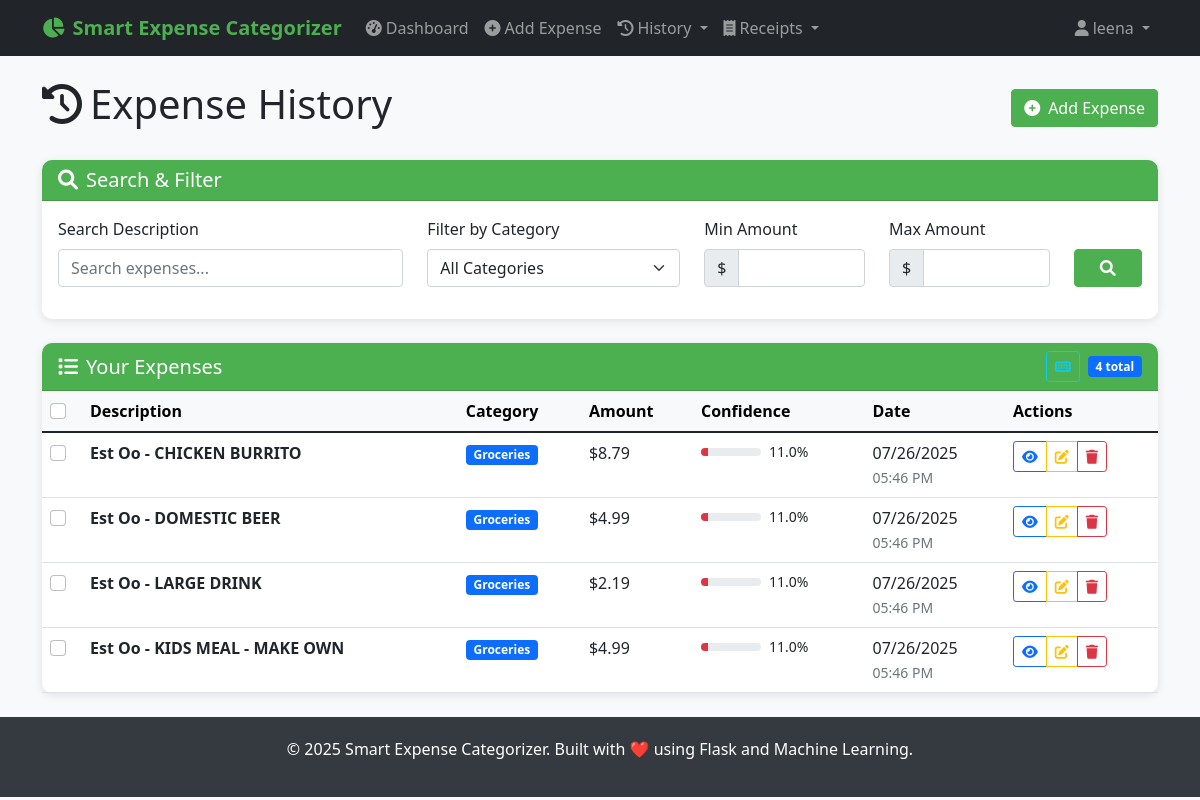
/expenses (signed in), run on the app's committed database.
### PYTHON/models.py (models this page shows, shortened)
class User(UserMixin, db.Model):
    __tablename__ = 'users'
    id = db.Column(db.String(36), primary_key=True, default=lambda: str(uuid.uuid4()))
    username = db.Column(db.String(80), unique=True, nullable=False, index=True)
    email = db.Column(db.String(120), unique=True, nullable=False, index=True)
    password_hash = db.Column(db.String(255), nullable=False)
    created_at = db.Column(db.DateTime, default=datetime.utcnow)
    is_active = db.Column(db.Boolean, default=True)
    expenses = db.relationship('Expense', foreign_keys='Expense.user_id', backref='user', lazy='dynamic', cascade='all, delete-orphan')

class Expense(db.Model):
    __tablename__ = 'expenses'
    id = db.Column(db.String(36), primary_key=True, default=lambda: str(uuid.uuid4()))
    user_id = db.Column(db.String(36), db.ForeignKey('users.id'), nullable=False, index=True)
    description = db.Column(db.Text, nullable=False)
    amount = db.Column(db.Numeric(10, 2), nullable=True)
    predicted_category = db.Column(db.String(100), nullable=False, index=True)
    confidence_score = db.Column(db.Float, nullable=False)
    model_predictions = db.Column(db.JSON)  # Store individual model predictions
    created_at = db.Column(db.DateTime, default=datetime.utcnow, index=True)
    updated_at = db.Column(db.DateTime, default=datetime.utcnow, onupdate=datetime.utcnow)
    user_feedback = db.Column(db.String(100), nullable=True)  # User can correct the category
    is_correct = db.Column(db.Boolean, nullable=True)  # User can mark if prediction was correct
    source = db.Column(db.String(50), nullable=True, default='manual')  # 'manual', 'receipt_upload', 'api'
    expense_metadata = db.Column(db.JSON, nullable=True)  # Store receipt data, OCR confidence, etc.
    date = db.Column(db.DateTime, nullable=True)  # Expense date (can be different from created_at)
    is_deleted = db.Column(db.Boolean, default=False, nullable=False, index=True)
    deleted_at = db.Column(db.DateTime, nullable=True)
    deleted_by = db.Column(db.String(36), db.ForeignKey('users.id'), nullable=True)
    deleted_by_user = db.relationship('User', foreign_keys=[deleted_by])
    @classmethod
    def get_active_expenses(cls, user_id):
        return cls.query.filter_by(user_id=user_id, is_deleted=False)

### PYTHON/routes.py (the view, shortened to what this page needs)
@main_bp.route('/expenses')
@login_required
def expenses():
    form = ExpenseSearchForm()
    query = Expense.get_active_expenses(current_user.id)
    if request.args.get('search_query'):
        search_query = request.args.get('search_query')
        query = query.filter(Expense.description.contains(search_query))
        form.search_query.data = search_query
    if request.args.get('category_filter'):
        category_filter = request.args.get('category_filter')
        query = query.filter(Expense.predicted_category == category_filter)
        form.category_filter.data = category_filter
    categories = db.session.query(Expense.predicted_category.distinct())\
        .filter_by(user_id=current_user.id).all()
    form.category_filter.choices = [('', 'All Categories')] + \
        [(cat[0], cat[0]) for cat in categories]
    page = request.args.get('page', 1, type=int)
    expenses_paginated = query.order_by(Expense.created_at.desc())\
        .paginate(page=page, per_page=current_app.config['EXPENSES_PER_PAGE'],
                 error_out=False)
    return render_template('expenses.html',
                         expenses=expenses_paginated,
                         form=form)

### PYTHON/forms.py
class ExpenseSearchForm(FlaskForm):
    search_query = StringField('Search Description', validators=[
        Optional(),
        Length(max=200, message='Search query must be less than 200 characters')
    ], render_kw={
        'placeholder': 'Search expenses...'
    })
    category_filter = SelectField('Filter by Category', validators=[
        Optional()
    ], choices=[('', 'All Categories')])  # Will be populated dynamically
    amount_min = DecimalField('Min Amount', validators=[
        Optional(),
        NumberRange(min=0, message='Amount must be positive')
    ], places=2)
    amount_max = DecimalField('Max Amount', validators=[
        Optional(),
        NumberRange(min=0, message='Amount must be positive')
    ], places=2)

### PYTHON/app.py (called while the page is built)
def init_extensions(app):
    db.init_app(app)
    login_manager = LoginManager()
    login_manager.init_app(app)
    login_manager.login_view = 'auth.login'
    login_manager.login_message = 'Please log in to access this page.'
    login_manager.login_message_category = 'info'
    login_manager.session_protection = 'strong'
    csrf = CSRFProtect(app)
    @login_manager.user_loader
    def load_user(user_id):
        try:
            return User.query.get(user_id)
        except Exception:
            return None
    @app.before_request
    def fix_session():
        from flask import session
        if not session.get('_session_initialized'):
            session['_session_initialized'] = True
            session.permanent = True

def add_security_headers(app):
    @app.after_request
    def set_security_headers(response):
        if hasattr(app.config, 'SECURITY_HEADERS'):
            for header, value in app.config['SECURITY_HEADERS'].items():
                response.headers[header] = value
        response.headers['X-Content-Type-Options'] = 'nosniff'
        response.headers['X-Frame-Options'] = 'DENY'
        response.headers['X-XSS-Protection'] = '1; mode=block'
        return response

def register_context_processors(app):
    @app.context_processor
    def inject_now():
        return {'now': datetime.now()}

### PYTHON/templates/expenses.html (shortened to what this page needs)
{% extends "base.html" %}
{% block content %}
<div class="d-flex justify-content-between align-items-center mb-4">
    <h1>
        <i class="fas fa-history me-2"></i>Expense History
    </h1>
    <a href="{{ url_for('main.predict') }}" class="btn btn-primary">
        <i class="fas fa-plus-circle me-2"></i>Add Expense
    </a>
</div>
<div class="card mb-4">
    <div class="card-header">
        <h5 class="mb-0">
            <i class="fas fa-search me-2"></i>Search & Filter
        </h5>
    </div>
    <div class="card-body">
        <form method="GET">
            <div class="row">
                <div class="col-md-4 mb-3">
                    {{ form.search_query.label(class="form-label") }}
                    {{ form.search_query(class="form-control") }}
                </div>
                <div class="col-md-3 mb-3">
                    {{ form.category_filter.label(class="form-label") }}
                    {{ form.category_filter(class="form-select") }}
                </div>
                <div class="col-md-2 mb-3">
                    {{ form.amount_min.label(class="form-label") }}
                    <div class="input-group">
                        <span class="input-group-text">$</span>
                        {{ form.amount_min(class="form-control") }}
                    </div>
                </div>
                <div class="col-md-2 mb-3">
                    {{ form.amount_max.label(class="form-label") }}
                    <div class="input-group">
                        <span class="input-group-text">$</span>
                        {{ form.amount_max(class="form-control") }}
                    </div>
                </div>
                <div class="col-md-1 mb-3 d-flex align-items-end">
                    <button type="submit" class="btn btn-primary w-100">
                        <i class="fas fa-search"></i>
                    </button>
                </div>
            </div>
        </form>
    </div>
</div>
{% if expenses.items %}
    <div class="card">
        <div class="card-header">
            <div class="d-flex justify-content-between align-items-center">
                <h5 class="mb-0">
                    <i class="fas fa-list me-2"></i>Your Expenses
                </h5>
                <div class="d-flex align-items-center gap-2">
                    <button type="button" class="btn btn-sm btn-outline-info" data-bs-toggle="tooltip"
                            title="Keyboard Shortcuts: Ctrl+A (Select All), Ctrl+D (Delete Selected), Escape (Clear Selection)">
                        <i class="fas fa-keyboard"></i>
                    </button>
                    <span class="badge bg-primary">{{ expenses.total }} total</span>
                </div>
            </div>
        </div>
        <div class="card-body p-0">
            <div class="table-responsive">
                <table class="table table-hover mb-0">
                    <thead class="table-light">
                        <tr>
                            <th width="40">
                                <input type="checkbox" id="selectAllCheckbox" onchange="toggleSelectAll()" class="form-check-input">
                            </th>
                            <th>Description</th>
                            <th>Category</th>
                            <th>Amount</th>
                            <th>Confidence</th>
                            <th>Date</th>
                            <th>Actions</th>
                        </tr>
                    </thead>
                    <tbody>
                        {% for expense in expenses.items %}
                            <tr class="expense-item">
                                <td>
                                    <input type="checkbox" class="form-check-input expense-checkbox"
                                           value="{{ expense.id }}" onchange="updateBulkActions()">
                                </td>
                                <td>
                                    <div class="fw-bold">{{ expense.description[:60] }}{% if expense.description|length > 60 %}...{% endif %}</div>
                                </td>
                                <td>
                                    <span class="badge bg-primary">{{ expense.predicted_category }}</span>
                                </td>
                                <td>
                                    {% if expense.amount %}
                                        ${{ "%.2f"|format(expense.amount) }}
                                    {% else %}
                                        <span class="text-muted">-</span>
                                    {% endif %}
                                </td>
                                <td>
                                    <div class="d-flex align-items-center">
                                        <div class="progress me-2" style="width: 60px; height: 8px;">
                                            <div class="progress-bar
                                                {% if expense.confidence_score >= 0.8 %}bg-success
                                                {% elif expense.confidence_score >= 0.6 %}bg-warning
                                                {% else %}bg-danger{% endif %}"
                                                style="width: {{ (expense.confidence_score * 100)|round }}%">
                                            </div>
                                        </div>
                                        <small>{{ (expense.confidence_score * 100)|round }}%</small>
                                    </div>
                                </td>
                                <td>
                                    <div>{{ expense.created_at.strftime('%m/%d/%Y') }}</div>
                                    <small class="text-muted">{{ expense.created_at.strftime('%I:%M %p') }}</small>
                                </td>
                                <td>
                                    <div class="btn-group" role="group">
                                        <a href="{{ url_for('main.expense_detail', expense_id=expense.id) }}"
                                           class="btn btn-sm btn-outline-primary" title="View Details">
                                            <i class="fas fa-eye"></i>
                                        </a>
                                        <a href="{{ url_for('main.edit_expense', expense_id=expense.id) }}"
                                           class="btn btn-sm btn-outline-warning" title="Edit">
                                            <i class="fas fa-edit"></i>
                                        </a>
                                        <button type="button" class="btn btn-sm btn-outline-danger"
                                                title="Delete" onclick="showDeleteModal({{ expense.id }}, '{{ expense.description|e }}')">
                                            <i class="fas fa-trash"></i>
                                        </button>
                                    </div>
                                </td>
                            </tr>
                        {% endfor %}
                    </tbody>
                </table>
            </div>
        </div>
    </div>
{% endif %}
{% endblock %}

### PYTHON/templates/base.html (shortened to what this page needs)
<!DOCTYPE html>
<html lang="en">
<head>
    <link href="https://cdn.jsdelivr.net/npm/bootstrap@5.1.3/dist/css/bootstrap.min.css" rel="stylesheet">
    <link href="https://cdnjs.cloudflare.com/ajax/libs/font-awesome/6.0.0/css/all.min.css" rel="stylesheet">
</head>
<body>
    <nav class="navbar navbar-expand-lg navbar-dark bg-dark">
        <div class="container">
            <a class="navbar-brand" href="{{ url_for('main.index') }}">
                <i class="fas fa-chart-pie me-2"></i>Smart Expense Categorizer
            </a>
            <div class="collapse navbar-collapse" id="navbarNav">
                <ul class="navbar-nav me-auto">
                    {% if current_user.is_authenticated %}
                        <li class="nav-item">
                            <a class="nav-link" href="{{ url_for('main.dashboard') }}">
                                <i class="fas fa-tachometer-alt me-1"></i>Dashboard
                            </a>
                        </li>
                        <li class="nav-item">
                            <a class="nav-link" href="{{ url_for('main.predict') }}">
                                <i class="fas fa-plus-circle me-1"></i>Add Expense
                            </a>
                        </li>
                        <li class="nav-item dropdown">
                            <a class="nav-link dropdown-toggle" href="#" id="expensesDropdown" role="button" data-bs-toggle="dropdown">
                                <i class="fas fa-history me-1"></i>History
                            </a>
                        </li>
                        <li class="nav-item dropdown">
                            <a class="nav-link dropdown-toggle" href="#" id="receiptDropdown" role="button" data-bs-toggle="dropdown">
                                <i class="fas fa-receipt me-1"></i>Receipts
                            </a>
                        </li>
                    {% endif %}
                </ul>
                <ul class="navbar-nav">
                    {% if current_user.is_authenticated %}
                        <li class="nav-item dropdown">
                            <a class="nav-link dropdown-toggle" href="#" id="navbarDropdown" role="button" data-bs-toggle="dropdown">
                                <i class="fas fa-user me-1"></i>{{ current_user.username }}
                            </a>
                        </li>
                    {% endif %}
                </ul>
            </div>
        </div>
    </nav>
    <main class="container my-4">
        {% block content %}{% endblock %}
    </main>
    <footer class="footer mt-auto">
        <div class="container text-center">
            <p>&copy; {{ now.year }} Smart Expense Categorizer. Built with ❤️ using Flask and Machine Learning.</p>
        </div>
    </footer>
</body>
</html>

### PYTHON/templates/base.html (style rules this page uses)
:root { --primary-color: #4CAF50; --secondary-color: #45a049; --accent-color: #2196F3; --danger-color: #f44336; --warning-color: #ff9800; --success-color: #4CAF50; --info-color: #2196F3; }
body { background-color: #f8f9fa; font-family: 'Segoe UI', Tahoma, Geneva, Verdana, sans-serif; }
.navbar-brand { font-weight: bold; color: var(--primary-color) !important; }
.btn-primary { background-color: var(--primary-color); border-color: var(--primary-color); }
.card { box-shadow: 0 2px 10px rgba(0,0,0,0.1); border: none; border-radius: 10px; }
.card-header { background-color: var(--primary-color); color: white; border-radius: 10px 10px 0 0 !important; }
.footer { background-color: #343a40; color: white; padding: 20px 0; margin-top: 50px; }
.expense-item { transition: transform 0.2s; }

### data on the page
User: username "leena"
Expense: description "Est Oo - CHICKEN BURRITO", predicted_category "Groceries", amount "8.79", (expense.confidence_score*100)|round "11.0", created_at "07/26/2025", created_at "05:46 PM"
Expense: description "Est Oo - DOMESTIC BEER", predicted_category "Groceries", amount "4.99", (expense.confidence_score*100)|round "11.0", created_at "07/26/2025", created_at "05:46 PM"
Expense: description "Est Oo - LARGE DRINK", predicted_category "Groceries", amount "2.19", (expense.confidence_score*100)|round "11.0", created_at "07/26/2025", created_at "05:46 PM"
Expense: description "Est Oo - KIDS MEAL - MAKE OWN", predicted_category "Groceries", amount "4.99", (expense.confidence_score*100)|round "11.0", created_at "07/26/2025", created_at "05:46 PM"

### other printed values
{{ expenses.total }} "4"
